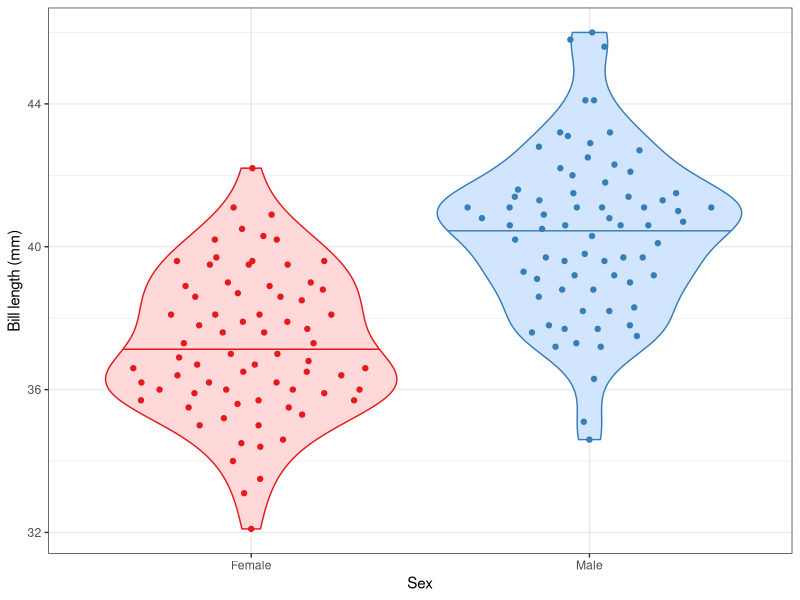
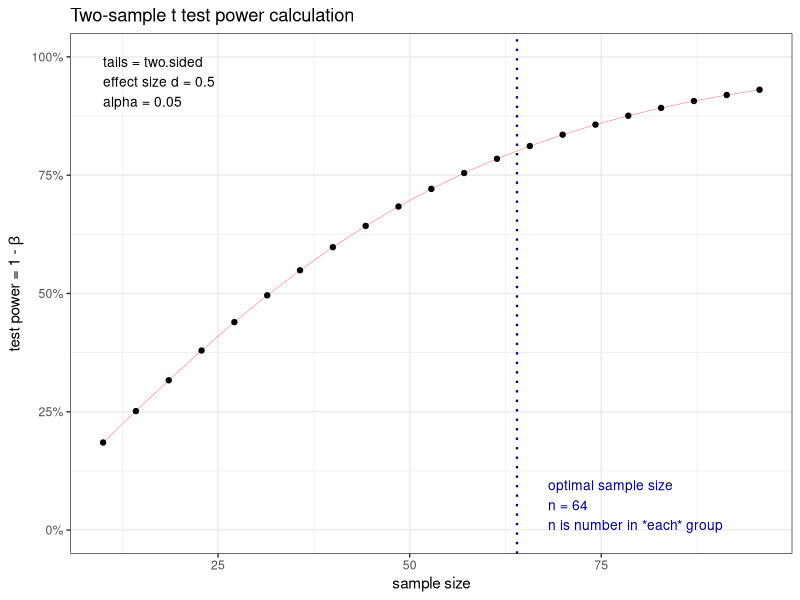

Here is the R script that generated these plots, in order:
## ---- chunk 1
#| label: setup
#| message: false
#activate packages - best done at top of script
library(tidyverse)
# load data  - or use library(palmerpenguins)
data(penguins, package = "palmerpenguins")

# set default theme
theme_set(theme_bw())

# set default number of digits
options(digits = 2)
## ---- chunk 2
#| label: gentoo-min
gentoo <- penguins |> 
  filter(species == "Gentoo")

#base R
min(gentoo$bill_length_mm, na.rm = TRUE)

# tidyverse style
gentoo |> 
  drop_na(bill_length_mm) |> 
  summarise(
    min_bill_len = min(bill_length_mm),
    max_bill_len = max(bill_length_mm),
    range = max_bill_len - min_bill_len
  )
## ---- chunk 3
penguins |> 
  drop_na(body_mass_g) |>
  group_by(species) |> 
  summarise(
    mean_mass = mean(body_mass_g),
    median_mass = median(body_mass_g)
  )

## ---- chunk 4
penguins |> 
  drop_na(body_mass_g) |>
  group_by(species) |> 
  summarise(
    var_mass = var(body_mass_g),
    sd_mass = sd(body_mass_g)
  )


## ---- chunk 5
#| label: se-mass
penguins |> 
  drop_na(body_mass_g) |>
  group_by(species) |> 
  summarise(
    sd_mass = sd(body_mass_g),
    n = n(),
    se_mass = sd_mass/sqrt(n)
  )
# if there are NA in the data, cannot use n() as it finds number of rows, not number of valid entries. Would need something like sum(!is.na(body_mass_g))

## ---- chunk 6
#| label: ci-mass
penguins |> 
  drop_na(body_mass_g) |>
  group_by(species) |> 
  summarise(
    mean_mass = mean(body_mass_g),
    sd_mass = sd(body_mass_g),
    se_mass = sd_mass/sqrt(n()),
    upper_ci = mean_mass + 1.96 * se_mass,
    lower_ci = mean_mass - 1.96 * se_mass
  )

## ---- chunk 7
#| label: adelie
adelie <- penguins |> 
  filter(species == "Adelie") |> 
  drop_na(sex, bill_length_mm)
## ---- chunk 8
#| label: fig-adelie-plot

adelie |> 
  ggplot(aes(x = sex, 
             y = bill_length_mm, 
             colour = sex, 
             fill = after_scale(colorspace::lighten(colour, 0.8)))) + # automatically make fill the same colour as the colour, but slightly lighter
  geom_violin(draw_quantiles = 0.5) +
  ggbeeswarm::geom_quasirandom() +
  scale_colour_brewer(palette = "Set1") +
  labs(x = "Sex", y = "Bill length (mm)") +
  scale_x_discrete(labels = str_to_title) + # capitalise x axis text
  theme(legend.position = "none")

# Colour & fill not necessary for a ms, but nice in a presentation.  
## ---- chunk 9
#| label: adelie-t-test
adelie_summary <- adelie |> 
  group_by(sex) |> 
  drop_na(bill_length_mm) |> 
  summarise(m = mean(bill_length_mm), 
            sd = sd(bill_length_mm), 
            n = n())
mod <- t.test(bill_length_mm ~ sex, data = adelie)
mod
## ---- chunk 10
library(pwr)
#need a t-test power analysis
tomato_power <- pwr.t.test(
  d = 0.5, # difference in mean (0.1)/ sd (0.2)
  sig.level = 0.05, #typical value
  power = 0.8 # typical value
)

tomato_power
plot(tomato_power)
